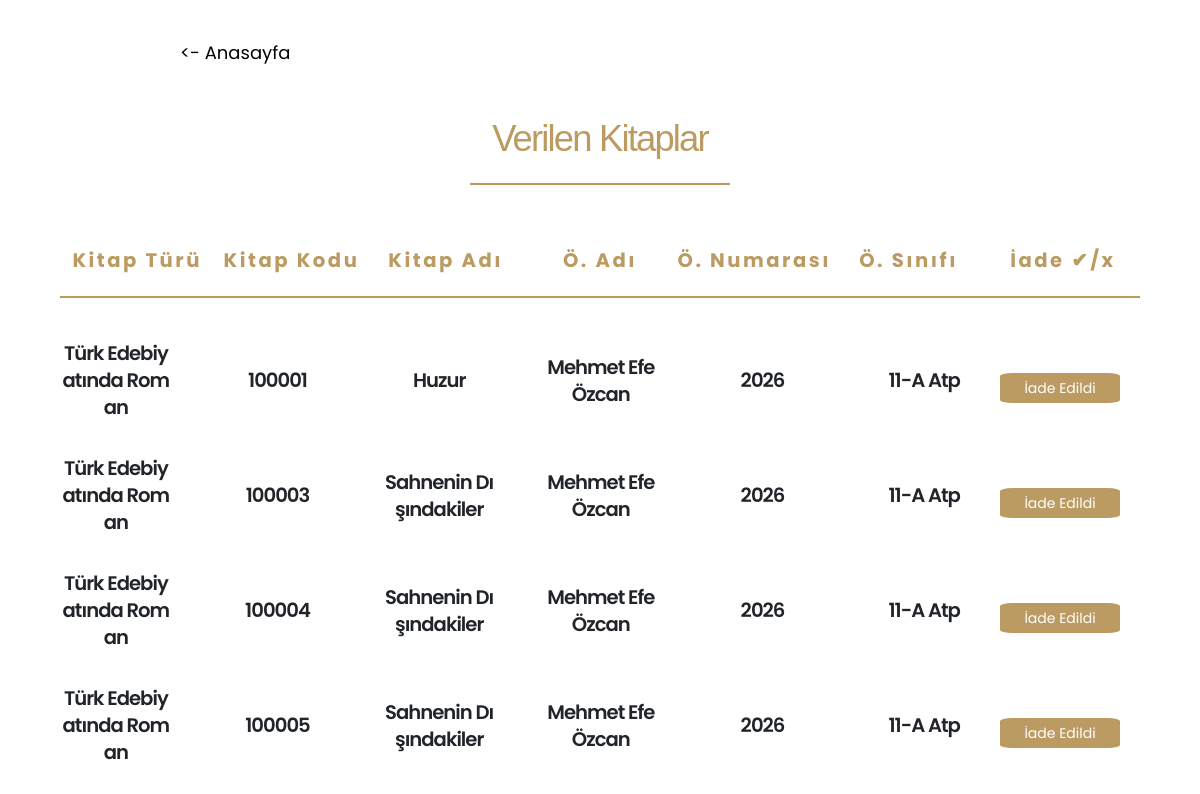
The page /given-books on the database as committed earlier.
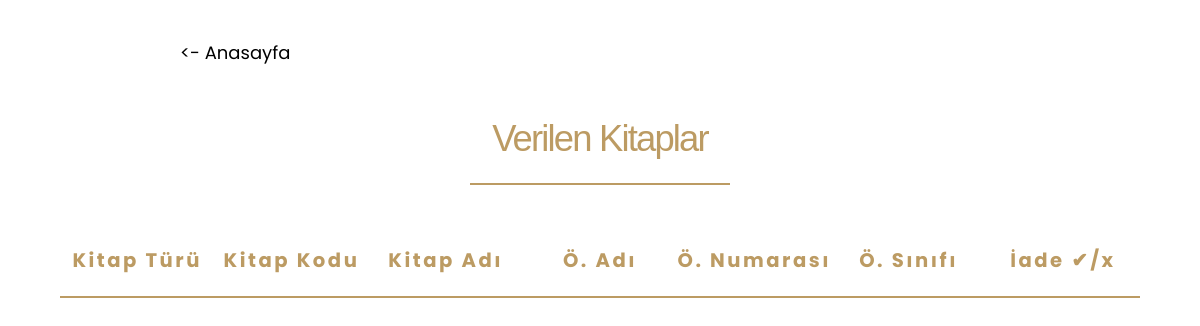
The same page on the database as committed later.
### main.py (models this page shows)
class givenBooks(db.Model):
    id = db.Column(db.Integer, primary_key=True)
    category = db.Column(db.String(100), nullable=False)
    bookCode = db.Column(db.String(100), nullable=False)
    bookName = db.Column(db.String(100), nullable=False)
    studentName = db.Column(db.String(50), nullable=False)
    classroom = db.Column(db.String(10), nullable=False)
    no = db.Column(db.String(10), nullable=False)

### main.py (the view)
@app.route("/given-books", methods=["POST", "GET"])
def givenBooksPage():
    _givenBooks = givenBooks.query.all()
    return render_template("givenBooks.html", givenBooks=_givenBooks)

### templates/givenBooks.html (shortened to what this page needs)
<!DOCTYPE html>
<html lang="en">
  <head>
    <link rel="stylesheet" href="../static/css/bootstrap.min.css" />
    <link rel="stylesheet" href="../static/css/all.min.css" />
    <link rel="stylesheet" href="../static/css/animate.compat.css" />
    <link rel="stylesheet" href="../static/css/simple-line-icons.min.css" />
    <link rel="stylesheet" href="../static/css/owl.carousel.min.css" />
    <link rel="stylesheet" href="../static/css/owl.theme.default.min.css" />
    <link rel="stylesheet" href="../static/css/magnific-popup.min.css" />
    <link rel="stylesheet" href="../static/css/theme.css" />
    <link rel="stylesheet" href="../static/css/theme-elements.css" />
    <link rel="stylesheet" href="../static/css/theme-blog.css" />
    <link rel="stylesheet" href="../static/css/theme-shop.css" />
    <link rel="stylesheet" href="../static/css/demo-restaurant.css" />
    <link
      id="skinCSS"
      rel="stylesheet"
      href="../static/css/skin-restaurant.css"
    />
    <link rel="stylesheet" href="../static/css/custom.css" />
    <link href="../static/css/all.min.css" rel="stylesheet" type="text/css" />
    <link rel="stylesheet" href="../static/css/style.css" />
  </head>
  <body>
    <div style="margin-left: 180px; margin-top: 40px">
      <a
        href="/home"
        style="font-size: large; text-decoration: none; color: black"
        ><- Anasayfa</a
      >
    </div>
    <div
      style="
        width: 260px;
        margin: 0 auto;
        padding-top: 50px;
        text-align: center;
      "
    >
      <h1
        style="
          color: #bc9b63;
          font-family: Verdana, Geneva, Tahoma, sans-serif;
          margin: 0;
        "
      >
        Verilen Kitaplar
      </h1>
      <hr style="color: #bc9b63; border: solid 1px" />
    </div>
    <main style="display: flex; flex-direction: column">
      <div
        style="
          width: 90%;
          margin: 0 auto;
          text-align: center;
          justify-content: center;
          align-items: center;
          padding-top: 40px;
          display: flex;
          flex-direction: row;
        "
      >
        <article style="width: 100%">
          <div>
            <h4
              style="color: #bc9b63"
              class="font-weight-bold positive-ls-3 mb-3"
            >
              Kitap Türü
            </h4>
            <hr style="color: #bc9b63; border: solid 1px" />
          </div>
        </article>
        <article style="width: 100%">
          <div>
            <h4
              style="color: #bc9b63"
              class="font-weight-bold positive-ls-3 mb-3"
            >
              Kitap Kodu
            </h4>
            <hr style="color: #bc9b63; border: solid 1px" />
          </div>
        </article>
        <article style="width: 100%">
          <div>
            <h4
              style="color: #bc9b63"
              class="font-weight-bold positive-ls-3 mb-3"
            >
              Kitap Adı
            </h4>
            <hr style="color: #bc9b63; border: solid 1px" />
          </div>
        </article>
        <article style="width: 100%">
          <div>
            <h4
              style="color: #bc9b63"
              class="font-weight-bold positive-ls-3 mb-3"
            >
              Ö. Adı
            </h4>
            <hr style="color: #bc9b63; border: solid 1px" />
          </div>
        </article>
        <article style="width: 100%">
          <div>
            <h4
              style="color: #bc9b63"
              class="font-weight-bold positive-ls-3 mb-3"
            >
              Ö. Numarası
            </h4>
            <hr style="color: #bc9b63; border: solid 1px" />
          </div>
        </article>
        <article style="width: 100%">
          <div>
            <h4
              style="color: #bc9b63"
              class="font-weight-bold positive-ls-3 mb-3"
            >
              Ö. Sınıfı
            </h4>
            <hr style="color: #bc9b63; border: solid 1px" />
          </div>
        </article>
        <article style="width: 100%">
          <div>
            <h4
              style="color: #bc9b63"
              class="font-weight-bold positive-ls-3 mb-3"
            >
              İade ✔︎/x
            </h4>
            <hr style="color: #bc9b63; border: solid 1px" />
          </div>
        </article>
      </div>
      {% for book in givenBooks %}
      <div
        style="
          width: 90%;
          margin: 0 auto;
          text-align: center;
          justify-content: center;
          align-items: center;
          padding-top: 20px;
          display: flex;
          flex-direction: row;
        "
      >
        <article style="width: 60%; margin-right: 50px">
          <div>
            <h4 style="word-break: break-all">{{book.category}}</h4>
          </div>
        </article>
        <article style="width: 60%; margin-right: 50px">
          <div>
            <h4 style="word-break: break-all">{{book.bookCode}}</h4>
          </div>
        </article>
        <article style="width: 60%; margin-right: 50px">
          <div>
            <h4 style="word-break: break-all">{{book.bookName}}</h4>
          </div>
        </article>
        <article style="width: 60%; margin-right: 50px">
          <div>
            <h4 style="word-break: break-all">{{book.studentName}}</h4>
          </div>
        </article>
        <article style="width: 60%; margin-right: 50px">
          <div>
            <h4 style="word-break: break-all">{{book.no}}</h4>
          </div>
        </article>
        <article style="width: 60%; margin-right: 20px">
          <div>
            <h4 style="word-break: break-all">{{book.classroom}}</h4>
          </div>
        </article>
        <article style="width: 60%; margin-right: 20px">
          <div>
            <input
              type="submit"
              value="İade Edildi"
              style="
                min-width: 120px;
                border-radius: 10%;
                border: 1px solid transparent;
                background-color: #bc9b63;
                color: white;
              "
            />
          </div>
        </article>
      </div>
      {% endfor %}
    </main>
  </body>
</html>

### static/css/demo-restaurant.css (style rules this page uses)
h1, h2, h3 { font-family: "Lora", serif; }

Rows that differ between the two databases and show on the page:
removed givenBooks: category "Türk Edebiyatında Roman", bookCode "100001", bookName "Huzur", studentName "Mehmet Efe Özcan", no "2026", classroom "11-A Atp"
removed givenBooks: category "Türk Edebiyatında Roman", bookCode "100003", bookName "Sahnenin Dışındakiler", studentName "Mehmet Efe Özcan", no "2026", classroom "11-A Atp"
removed givenBooks: category "Türk Edebiyatında Roman", bookCode "100004", bookName "Sahnenin Dışındakiler", studentName "Mehmet Efe Özcan", no "2026", classroom "11-A Atp"
removed givenBooks: category "Türk Edebiyatında Roman", bookCode "100005", bookName "Sahnenin Dışındakiler", studentName "Mehmet Efe Özcan", no "2026", classroom "11-A Atp"
